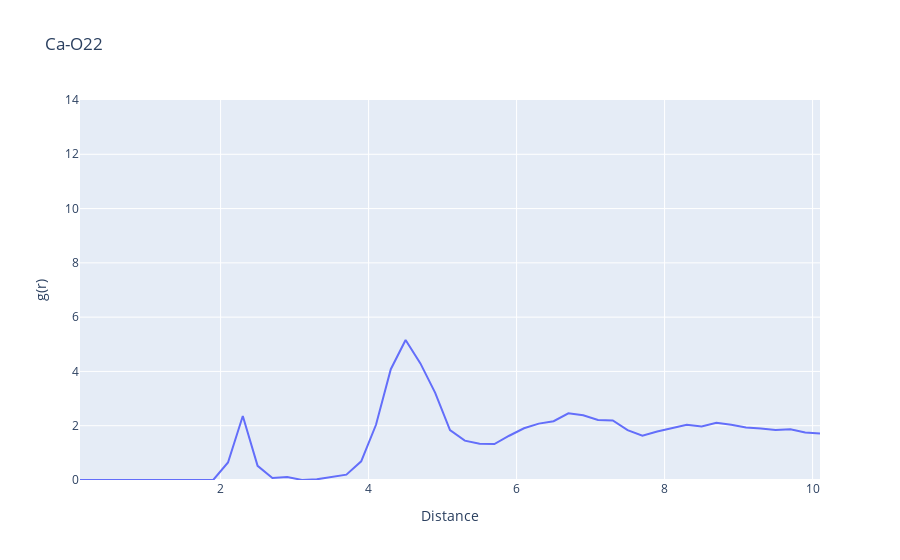

Notebook code cell kept with this figure:
### Code cell
data = pd.read_table("RDF_CA_O22_Unprot_POPC.dat", names=["Distance","g(r)"], sep = " ", index_col=False)
fig = px.line(data, x = "Distance", y= "g(r)", title = "Ca-O22")
fig.update_layout(yaxis_range=[0,14])
fig.show()

### Figure 1 — Plotly figure (JSON) as saved in the notebook; plotly's stock layout.template omitted (floating-point values rounded to 4 significant figures)
{"data": [{"hovertemplate": "Distance=%{x}<br>g(r)=%{y}<extra></extra>", "legendgroup": "", "line": {"color": "#636efa", "dash": "solid"}, "marker": {"symbol": "circle"}, "mode": "lines", "name": "", "orientation": "v", "showlegend": false, "type": "scatter", "x": [0.1, 0.3, 0.5, 0.7, 0.9, 1.1, 1.3, 1.5, 1.7, 1.9, 2.1, 2.3, 2.5, 2.7, 2.9, 3.1, 3.3, 3.5, 3.7, 3.9, 4.1, 4.3, 4.5, 4.7, 4.9, 5.1, 5.3, 5.5, 5.7, 5.9, 6.1, 6.3, 6.5, 6.7, 6.9, 7.1, 7.3, 7.5, 7.7, 7.9, 8.1, 8.3, 8.5, 8.7, 8.9, 9.1, 9.3, 9.5, 9.7, 9.9, 10.1], "xaxis": "x", "y": [0, 0, 0, 0, 0, 0, 0, 0, 0, 0, 0.6463, 2.361, 0.521, 0.07448, 0.113, 0, 0.02494, 0.09972, 0.1983, 0.6874, 2.036, 4.083, 5.156, 4.297, 3.212, 1.838, 1.45, 1.338, 1.325, 1.631, 1.905, 2.077, 2.166, 2.457, 2.385, 2.209, 2.197, 1.835, 1.631, 1.786, 1.913, 2.036, 1.972, 2.112, 2.038, 1.935, 1.894, 1.839, 1.871, 1.749, 1.712], "yaxis": "y"}], "layout": {"legend": {"tracegroupgap": 0}, "title": {"text": "Ca-O22"}, "xaxis": {"anchor": "y", "domain": [0, 1], "title": {"text": "Distance"}}, "yaxis": {"anchor": "x", "domain": [0, 1], "range": [0, 14], "title": {"text": "g(r)"}}}}
